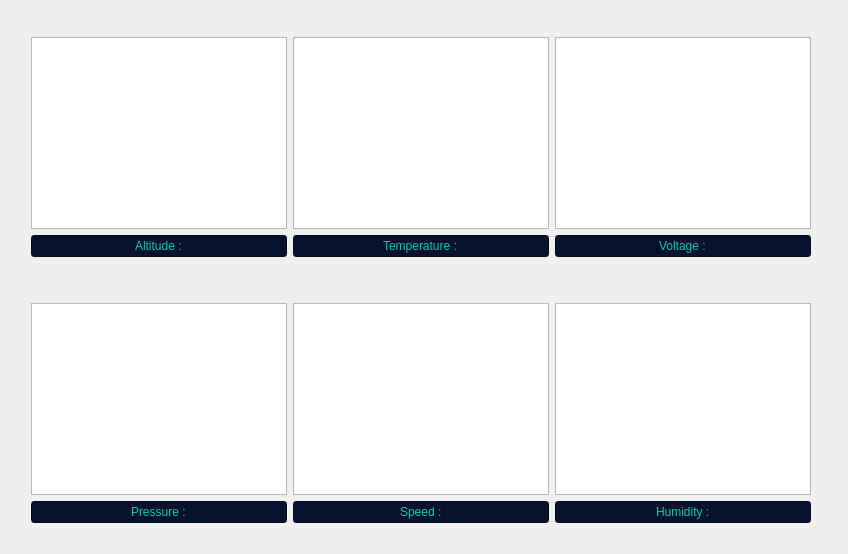
                                    <widget class="QWidget" name="Graph">
                                        <attribute name="icon">
                                            <iconset resource="QSS_Resources.qrc">
                                                <normaloff>:/QSS/icons/activity.png</normaloff>:/QSS/icons/activity.png
                                            </iconset>
                                        </attribute>
                                        <attribute name="title">
                                            <string>Graph</string>
                                        </attribute>
                                        <layout class="QGridLayout" name="gridLayout_13">
                                            <item row="6" column="3">
                                                <widget class="QLineEdit" name="Humidity_Graph_Text">
                                                    <property name="styleSheet">
                                                        <string notr="true">background-color: #08122C;
                                                            color:rgb(0, 199, 179);
                                                        </string>
                                                    </property>
                                                    <property name="text">
                                                        <string>Humidity :</string>
                                                    </property>
                                                    <property name="alignment">
                                                        <set>Qt::AlignCenter</set>
                                                    </property>
                                                    <property name="dragEnabled">
                                                        <bool>false</bool>
                                                    </property>
                                                    <property name="readOnly">
                                                        <bool>true</bool>
                                                    </property>
                                                </widget>
                                            </item>
                                            <item row="1" column="4" rowspan="6">
                                                <spacer name="verticalSpacer">
                                                    <property name="orientation">
                                                        <enum>Qt::Vertical</enum>
                                                    </property>
                                                    <property name="sizeHint" stdset="0">
                                                        <size>
                                                            <width>20</width>
                                                            <height>40</height>
                                                        </size>
                                                    </property>
                                                </spacer>
                                            </item>
                                            <item row="0" column="0" rowspan="8">
                                                <spacer name="verticalSpacer_2">
                                                    <property name="orientation">
                                                        <enum>Qt::Vertical</enum>
                                                    </property>
                                                    <property name="sizeHint" stdset="0">
                                                        <size>
                                                            <width>20</width>
                                                            <height>40</height>
                                                        </size>
                                                    </property>
                                                </spacer>
                                            </item>
                                            <item row="1" column="3">
                                                <widget class="QGraphicsView" name="Voltage_Graph"/>
                                            </item>
                                            <item row="7" column="1" colspan="4">
                                                <spacer name="horizontalSpacer_7">
                                                    <property name="orientation">
                                                        <enum>Qt::Horizontal</enum>
                                                    </property>
                                                    <property name="sizeHint" stdset="0">
                                                        <size>
                                                            <width>40</width>
                                                            <height>20</height>
                                                        </size>
                                                    </property>
                                                </spacer>
                                            </item>
                                            <item row="6" column="2">
                                                <widget class="QLineEdit" name="Speed_Graph_Text">
                                                    <property name="styleSheet">
                                                        <string notr="true">background-color: #08122C;
                                                            color:rgb(0, 199, 179);
                                                        </string>
                                                    </property>
                                                    <property name="text">
                                                        <string>Speed :</string>
                                                    </property>
                                                    <property name="alignment">
                                                        <set>Qt::AlignCenter</set>
                                                    </property>
                                                    <property name="dragEnabled">
                                                        <bool>false</bool>
                                                    </property>
                                                    <property name="readOnly">
                                                        <bool>true</bool>
                                                    </property>
                                                </widget>
                                            </item>
                                            <item row="2" column="2">
                                                <widget class="QLineEdit" name="Temperature_Graph_Text">
                                                    <property name="styleSheet">
                                                        <string notr="true">background-color: #08122C;
                                                            color:rgb(0, 199, 179);
                                                        </string>
                                                    </property>
                                                    <property name="text">
                                                        <string>Temperature :</string>
                                                    </property>
                                                    <property name="alignment">
                                                        <set>Qt::AlignCenter</set>
                                                    </property>
                                                    <property name="dragEnabled">
                                                        <bool>false</bool>
                                                    </property>
                                                    <property name="readOnly">
                                                        <bool>true</bool>
                                                    </property>
                                                </widget>
                                            </item>
                                            <item row="6" column="1">
                                                <widget class="QLineEdit" name="Pressure_Graph_Text">
                                                    <property name="styleSheet">
                                                        <string notr="true">background-color: #08122C;
                                                            color:rgb(0, 199, 179);
                                                        </string>
                                                    </property>
                                                    <property name="text">
                                                        <string>Pressure :</string>
                                                    </property>
                                                    <property name="alignment">
                                                        <set>Qt::AlignCenter</set>
                                                    </property>
                                                    <property name="dragEnabled">
                                                        <bool>false</bool>
                                                    </property>
                                                    <property name="readOnly">
                                                        <bool>true</bool>
                                                    </property>
                                                </widget>
                                            </item>
                                            <item row="1" column="1">
                                                <widget class="QGraphicsView" name="Altitude_Graph"/>
                                            </item>
                                            <item row="2" column="1">
                                                <widget class="QLineEdit" name="Altitude_Graph_Text">
                                                    <property name="styleSheet">
                                                        <string notr="true">background-color: #08122C;
                                                            color:rgb(0, 199, 179);
                                                        </string>
                                                    </property>
                                                    <property name="text">
                                                        <string>Altitude :</string>
                                                    </property>
                                                    <property name="alignment">
                                                        <set>Qt::AlignCenter</set>
                                                    </property>
                                                    <property name="dragEnabled">
                                                        <bool>false</bool>
                                                    </property>
                                                    <property name="readOnly">
                                                        <bool>true</bool>
                                                    </property>
                                                </widget>
                                            </item>
                                            <item row="5" column="1">
                                                <widget class="QGraphicsView" name="Pressure_Graph"/>
                                            </item>
                                            <item row="0" column="1" colspan="4">
                                                <spacer name="horizontalSpacer_6">
                                                    <property name="orientation">
                                                        <enum>Qt::Horizontal</enum>
                                                    </property>
                                                    <property name="sizeHint" stdset="0">
                                                        <size>
                                                            <width>40</width>
                                                            <height>20</height>
                                                        </size>
                                                    </property>
                                                </spacer>
                                            </item>
                                            <item row="5" column="2">
                                                <widget class="QGraphicsView" name="Speed_Graph"/>
                                            </item>
                                            <item row="2" column="3">
                                                <widget class="QLineEdit" name="Voltage_Graph_Text">
                                                    <property name="styleSheet">
                                                        <string notr="true">background-color: #08122C;
                                                            color:rgb(0, 199, 179);
                                                        </string>
                                                    </property>
                                                    <property name="text">
                                                        <string>Voltage :</string>
                                                    </property>
                                                    <property name="alignment">
                                                        <set>Qt::AlignCenter</set>
                                                    </property>
                                                    <property name="dragEnabled">
                                                        <bool>false</bool>
                                                    </property>
                                                    <property name="readOnly">
                                                        <bool>true</bool>
                                                    </property>
                                                </widget>
                                            </item>
                                            <item row="1" column="2">
                                                <widget class="QGraphicsView" name="Temperature_Graph"/>
                                            </item>
                                            <item row="4" column="1" colspan="3">
                                                <spacer name="horizontalSpacer_5">
                                                    <property name="orientation">
                                                        <enum>Qt::Horizontal</enum>
                                                    </property>
                                                    <property name="sizeHint" stdset="0">
                                                        <size>
                                                            <width>40</width>
                                                            <height>20</height>
                                                        </size>
                                                    </property>
                                                </spacer>
                                            </item>
                                            <item row="5" column="3">
                                                <widget class="QGraphicsView" name="Humidity_Graph"/>
                                            </item>
                                            <item row="3" column="1" colspan="3">
                                                <spacer name="horizontalSpacer_8">
                                                    <property name="orientation">
                                                        <enum>Qt::Horizontal</enum>
                                                    </property>
                                                    <property name="sizeHint" stdset="0">
                                                        <size>
                                                            <width>40</width>
                                                            <height>20</height>
                                                        </size>
                                                    </property>
                                                </spacer>
                                            </item>
                                        </layout>
                                    </widget>
